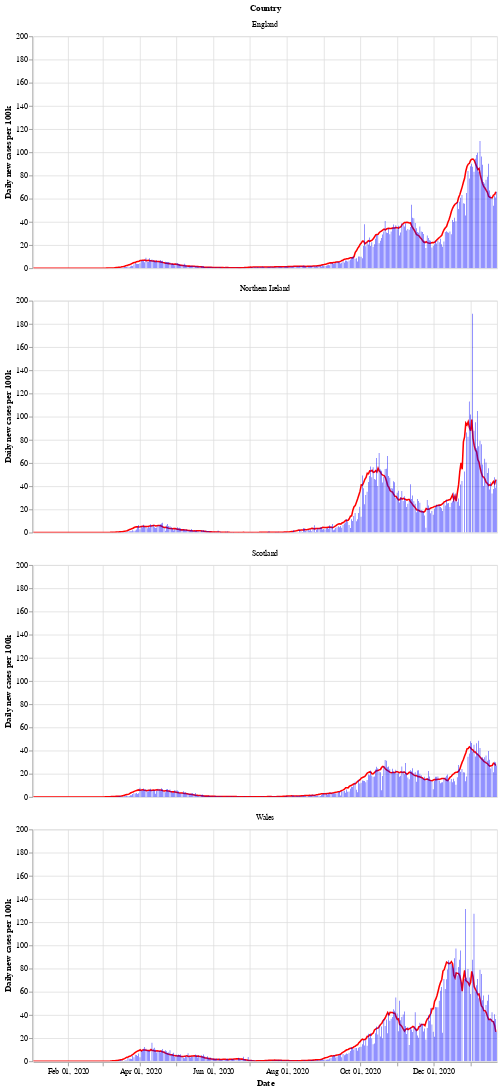

The cell this chart's notebook holds for it:
### Markdown cell above
Next is a bar chart of the number of new cases in each country (per 100k population), with the 7 day moving average of cases. Again we see that Wales saw a longer period of raising and falling cases compared to the other countries.

After a period of cases falling, each nation is now seeing a rise in the number of cases - especially in Wales.

### Code cell
# collapse
bars = alt.Chart(uk_cases).mark_bar().encode(
    x=alt.X("yearmonthdate(date):T", axis=alt.Axis(title='Date')),
    y=alt.Y("newCasesRate:Q", axis=alt.Axis(title='Daily new cases per 100k')),
    tooltip='newCasesRate',
    color=alt.condition(
        alt.datum.dailyChange > 0,
        alt.value("orange"),  # The positive color
        alt.value("blue")  # The negative color
    )
).properties(title='New cases per 100k population with rolling 7 day average', width=600).interactive()
line = alt.Chart(uk_cases).mark_line(
    color='red',
    size=2,
).transform_window(
    rolling_mean='mean(newCasesRate)',
    frame=[0, 7],
    groupby=['areaName']
).encode(
    x='yearmonthdate(date):T',
    y='rolling_mean:Q'
)
alt.layer(line, bars, data=uk_cases).facet(alt.Row('areaName', title='Country'), columns=1)

### Figure 1 — Vega-Lite specification as saved in the notebook (floating-point values rounded to 4 significant figures; data arrays with more than 128 entries replaced by an {"elided": "..."} marker saying what was removed)
{"config": {"view": {"continuousWidth": 400, "continuousHeight": 300}}, "data": {"name": "data-792bdb94009441a270a8dc132b99e7dd"}, "facet": {"type": "nominal", "field": "areaName", "title": "Country"}, "spec": {"layer": [{"mark": {"type": "line", "color": "red", "size": 2}, "encoding": {"x": {"type": "temporal", "field": "date", "timeUnit": "yearmonthdate"}, "y": {"type": "quantitative", "field": "rolling_mean"}}, "transform": [{"window": [{"op": "mean", "field": "newCasesRate", "as": "rolling_mean"}], "frame": [0, 7], "groupby": ["areaName"]}]}, {"mark": "bar", "encoding": {"color": {"condition": {"value": "orange", "test": "(datum.dailyChange > 0)"}, "value": "blue"}, "tooltip": {"type": "quantitative", "field": "newCasesRate"}, "x": {"type": "temporal", "axis": {"title": "Date"}, "field": "date", "timeUnit": "yearmonthdate"}, "y": {"type": "quantitative", "axis": {"title": "Daily new cases per 100k"}, "field": "newCasesRate"}}, "selection": {"selector005": {"type": "interval", "bind": "scales", "encodings": ["x", "y"]}}, "title": "New cases per 100k population with rolling 7 day average", "width": 600}]}, "columns": 1, "$schema": "https://vega.github.io/schema/vega-lite/v4.8.1.json", "datasets": {"data-792bdb94009441a270a8dc132b99e7dd": {"elided": "1544 records"}}}
